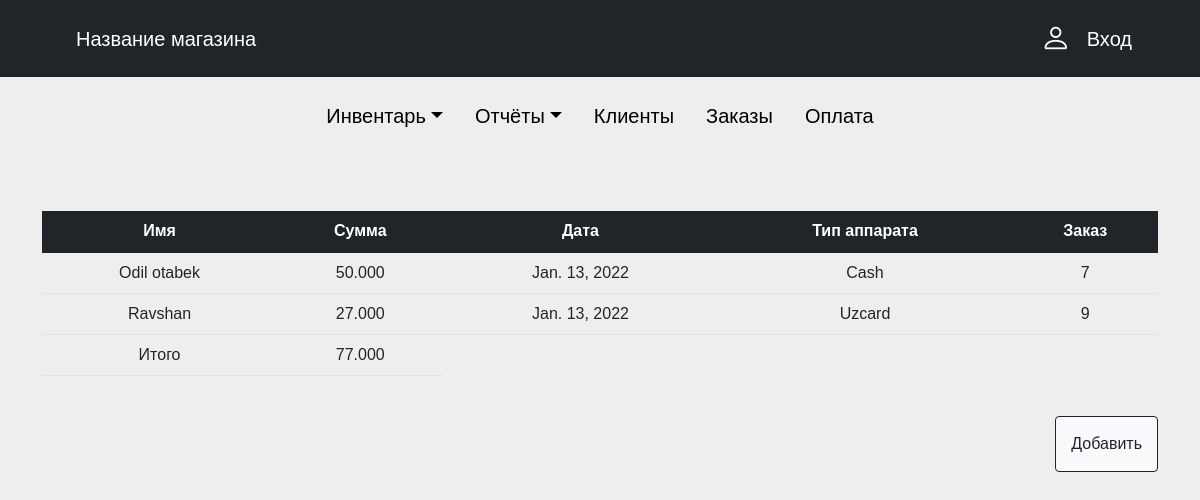
/payment/, run on the app's committed database.
### myapp/models.py (models this page shows, shortened)
class Payment(models.Model):
    user_profile_id = models.ForeignKey(User_Profile, related_name='customer_pay', on_delete=models.CASCADE)
    order_id = models.ForeignKey(Order, on_delete=models.CASCADE)
    method_id = models.ForeignKey('Type_of_payment', on_delete=models.CASCADE, related_name='payment')
    created_date = models.DateField(auto_now_add=True)
    update_date = models.DateField(auto_now=True)
    prize = models.DecimalField(max_digits=10, decimal_places=3)

class User_Profile(models.Model):
    name = models.CharField(max_length=200)
    seria = models.CharField(max_length=200)
    number = models.CharField(max_length=200)
    debt = models.IntegerField(default=0)

class Type_of_payment(models.Model):
    method = models.CharField(max_length=255)

### myapp/views.py (the view)
def payment(request):
    try:
        pay = Payment.objects.all()
        payment = list(Payment.objects.all().aggregate(Sum('prize')).values())[0]
    except:
        raise Http404
    context = {
        'pay': pay,
        'payment': payment
    }
    return render(request, 'payment.html', context=context)

### myapp/templates/payment.html (shortened to what this page needs)
{% extends 'base.html' %}
{% block content %}
    <br>
    <br><br>
    <div class="container">
        <table class="table text-center">
            <thead class="table-dark">
            <tr>
                <th scope="col">Имя</th>
                <th scope="col">Сумма</th>
                <th scope="col">Дата</th>
                <th scope="col">Тип аппарата</th>
                <th scope="col">Заказ</th>
            </tr>
            </thead>
            <tbody>
            {% for x in pay %}
                <tr>
                    <td>{{ x.user_profile_id.name }}</td>
                    <td>{{ x.prize }}</td>
                    <td>{{ x.update_date }}</td>
                    <td>{{ x.method_id.method }}</td>
                    <td>{{ x.order_id_id }}</td>
                </tr>
            {% endfor %}
            <td>Итого</td>
            <td>{{ payment |floatformat:3 }}</td>
            </tbody>
        </table>
        <br>
        <a style="float: right; padding: 15px" class="btn bg-light border-dark" href="{% url 'payment_create' %}"
           role="button">Добавить</a>
    </div>
{% endblock %}

### myapp/templates/payment.html (style rules this page uses)
* { margin: 0; padding: 0; box-sizing: border-box; }
body { background-color: #eee; color: #a1a1a1; font-family: sans-serif; }
::placeholder { color: #a1a1a1; }

### data on the page
Payment: user_profile_id.name "Odil otabek", prize "50.000", update_date "Jan. 13, 2022", method_id.method "Cash", order_id_id "7"
Payment: user_profile_id.name "Ravshan", prize "27.000", update_date "Jan. 13, 2022", method_id.method "Uzcard", order_id_id "9"

### other printed values
{{ payment |floatformat:3 }} "77.000"
